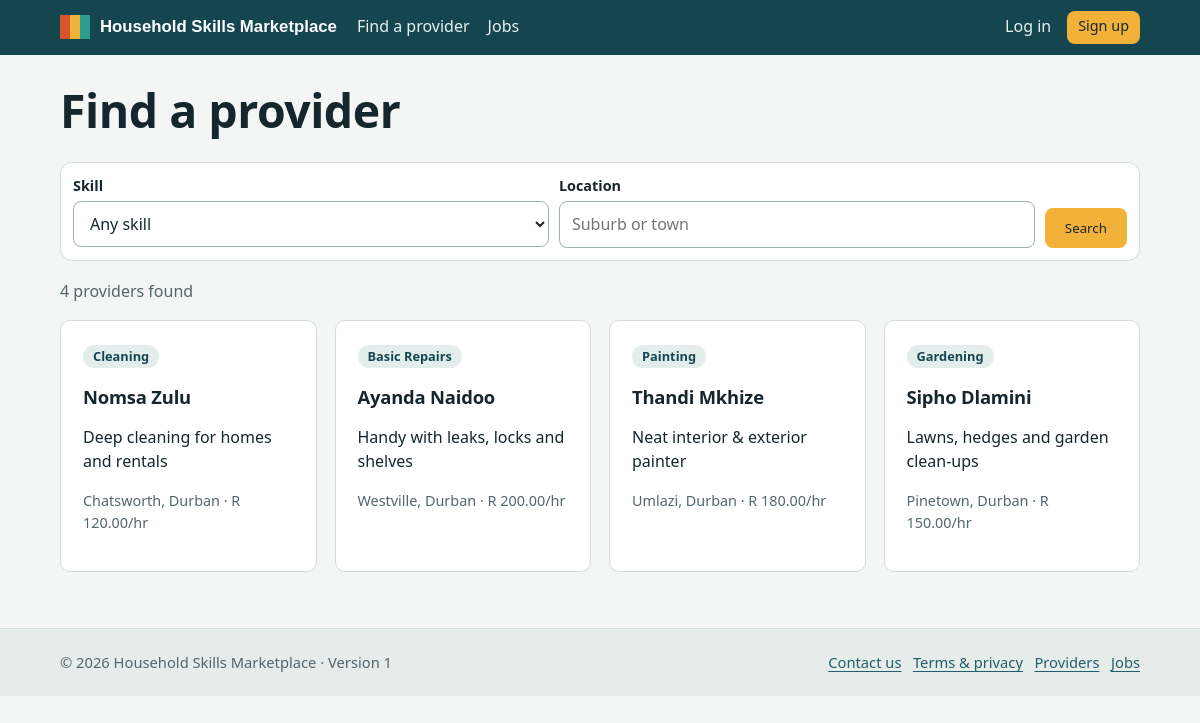
Screenshot of /providers with the database file from the repository.
### tables this page shows
CREATE TABLE profiles(
  user_id INTEGER PRIMARY KEY REFERENCES users(id) ON DELETE CASCADE,
  category TEXT NOT NULL, headline TEXT NOT NULL, bio TEXT NOT NULL,
  location TEXT NOT NULL, hourly_rate REAL, availability TEXT DEFAULT '',
  status TEXT NOT NULL DEFAULT 'pending' CHECK(status IN ('pending','approved','rejected','suspended')),
  mod_note TEXT DEFAULT '',
  created_at TEXT NOT NULL DEFAULT CURRENT_TIMESTAMP,
  updated_at TEXT NOT NULL DEFAULT CURRENT_TIMESTAMP
);

CREATE TABLE users(
  id INTEGER PRIMARY KEY AUTOINCREMENT,
  email TEXT NOT NULL UNIQUE COLLATE NOCASE,
  password_hash TEXT NOT NULL,
  full_name TEXT NOT NULL,
  phone TEXT DEFAULT '',
  role TEXT NOT NULL CHECK(role IN ('client','provider','admin')),
  is_verified INTEGER NOT NULL DEFAULT 0,
  is_active INTEGER NOT NULL DEFAULT 1,
  ua_hash TEXT,
  created_at TEXT NOT NULL DEFAULT CURRENT_TIMESTAMP,
  last_login TEXT
);

### app.py (the view)
    @app.route("/providers")
    def providers():
        cat, loc, term = request.args.get("category", ""), sec.clean(request.args.get("location"), 60), sec.clean(request.args.get("q"), 60)
        sql = ("SELECT u.id, u.full_name, p.* FROM profiles p JOIN users u ON u.id=p.user_id "
               "WHERE p.status='approved' AND u.is_active=1 AND u.is_verified=1")
        args = []
        esc = lambda s: s.replace("\\", "\\\\").replace("%", "\\%").replace("_", "\\_")
        if cat in CATEGORIES:
            sql += " AND p.category=?"; args.append(cat)
        if loc:
            sql += " AND p.location LIKE ? ESCAPE '\\'"; args.append(f"%{esc(loc)}%")
        if term:
            sql += " AND (p.headline LIKE ? ESCAPE '\\' OR p.bio LIKE ? ESCAPE '\\' OR u.full_name LIKE ? ESCAPE '\\')"; args += [f"%{esc(term)}%"] * 3
        rows, pg = paginate(sql + " ORDER BY p.updated_at DESC", args, pnum())
        return render_template("providers.html", rows=rows, pg=pg, cat=cat, loc=loc, term=term)

### db.py (called while the page is built)
def get_db():
    if "db" not in g:
        g.db = sqlite3.connect(current_app.config["DATABASE"], timeout=15)
        g.db.row_factory = sqlite3.Row
        g.db.execute("PRAGMA foreign_keys=ON")
    return g.db

def q(sql, args=(), one=False):
    rows = get_db().execute(sql, args).fetchall()
    if one:
        return rows[0] if rows else None
    return rows

### security.py (called while the page is built)
def rules_json():
    return json.dumps({"min": MIN_LEN, "common": COMMON, "rules": RULES})

def clean(s, maxlen=255):
    s = "" if s is None else str(s)
    s = re.sub(r"[\x00-\x08\x0b\x0c\x0e-\x1f]", "", s).strip()
    return s[:maxlen]

### templates/providers.html
{% extends "base.html" %}{% import '_m.html' as m with context %}{% block title %}Find a provider{% endblock %}
{% block content %}<h1>Find a provider</h1>
<form class="searchbar" method="get" role="search">
<div><label class="small" for="category">Skill</label><select id="category" name="category"><option value="">Any skill</option>{% for c in categories %}<option {{ 'selected' if c==cat }}>{{ c }}</option>{% endfor %}</select></div>
<div><label class="small" for="location">Location</label><input id="location" name="location" value="{{ loc }}" maxlength="60" placeholder="Suburb or town"></div>
<button class="btn chip" type="submit">Search</button></form>
<p class="muted mt">{{ pg.total }} provider{{ '' if pg.total==1 else 's' }} found{% if cat or loc or term %} &middot; <a href="{{ url_for('providers') }}">clear filters</a>{% endif %}</p>
<div class="grid g3">{% for r in rows %}<a class="card plain" href="{{ url_for('provider_detail', uid=r.id) }}">
<span class="pill">{{ r.category }}</span><h3 class="mt">{{ r.full_name }}</h3><p>{{ r.headline }}</p>
<p class="muted small">{{ r.location }}{% if r.hourly_rate %} &middot; {{ r.hourly_rate|money }}/hr{% endif %}</p></a>
{% else %}<div class="card empty span-all">No providers match yet. Try another skill or a wider location, or <a href="{{ url_for('jobs') }}">browse jobs</a>.</div>{% endfor %}</div>
{{ m.pager(pg, 'providers', category=cat, location=loc, q=term) }}{% endblock %}

### templates/base.html (shortened to what this page needs)
<!doctype html>
<html lang="en">
<head>
<link rel="stylesheet" href="{{ url_for('static', filename='css/style.css') }}">
</head>
<body>
<header class="top"><div class="wrap">
 <a class="brand" href="{{ url_for('index') }}"><span class="chips" aria-hidden="true"><i></i><i></i><i></i></span>Household Skills Marketplace</a>
 <nav class="main" aria-label="Main">
  <a href="{{ url_for('providers') }}">Find a provider</a>
  <a href="{{ url_for('jobs') }}">Jobs</a>
 </nav>
 <div class="right">
  {% if me %}<a href="{{ url_for('account') }}">{{ me.full_name.split()[0] }}</a>
   <form method="post" action="{{ url_for('logout') }}"><input type="hidden" name="csrf_token" value="{{ csrf_token() }}"><button class="linkbtn" type="submit">Log out</button></form>
  {% else %}<a href="{{ url_for('login') }}">Log in</a><a class="btn chip sm" href="{{ url_for('register') }}">Sign up</a>{% endif %}
 </div>
</div></header>
<main id="main"><div class="wrap">
 {% block content %}{% endblock %}
</div></main>
<footer><div class="wrap"><span>&copy; {{ today[:4] }} Household Skills Marketplace &middot; Version 1</span>
 <span><a href="{{ url_for('contact') }}">Contact us</a> &nbsp; <a href="{{ url_for('terms') }}">Terms &amp; privacy</a> &nbsp; <a href="{{ url_for('providers') }}">Providers</a> &nbsp; <a href="{{ url_for('jobs') }}">Jobs</a></span></div></footer>
</body></html>

### static/css/style.css (style rules this page uses)
:root { --ink:#16262d;--teal:#1f5f6b;--teal-d:#154650;--chip:#f2b23a;--bg:#f3f6f5;--card:#fff;--line:#d3dcd9;--muted:#52666d;--err:#a8332a;--ok:#25744a;--r:10px; --c0:#d9532b;--c1:#2a9d8f;--c2:#5f8f43;--c3:#e0a526;--c4:#3a7ca5;--c5:#8b5cc6;--c6:#8d6a4a;--c7:#c8405a;--c8:#4f6d7a }
* { box-sizing:border-box }
html { scroll-behavior:smooth }
body { margin:0;font:16px/1.55 "Segoe UI",system-ui,-apple-system,Roboto,Helvetica,Arial,sans-serif;color:var(--ink);background:var(--bg) }
h1,h2,h3 { font-family:"Trebuchet MS","Segoe UI",system-ui,sans-serif;line-height:1.2;letter-spacing:-.01em;margin:0 0 .5em }
h1 { font-size:clamp(1.9rem,4vw,2.9rem) }
h3 { font-size:1.15rem }
a { color:var(--teal);text-underline-offset:3px }
.wrap { max-width:1120px;margin:0 auto;padding:0 20px }
header.top { background:var(--teal-d);color:#fff;position:sticky;top:0;z-index:5 }
header.top .wrap { display:flex;align-items:center;gap:18px;flex-wrap:wrap;padding-top:10px;padding-bottom:10px }
.brand { display:flex;align-items:center;gap:10px;color:#fff;text-decoration:none;font:700 1.05rem "Trebuchet MS",sans-serif }
.chips { display:flex }
.chips i { width:10px;height:24px;display:block }
.chips i:nth-child(1) { background:var(--c0) }
.chips i:nth-child(2) { background:var(--chip) }
.chips i:nth-child(3) { background:var(--c1) }
nav.main { display:flex;gap:4px 14px;flex-wrap:wrap;flex:1 }
nav.main a,.right a,.linkbtn { color:#e6f0ee;text-decoration:none;padding:4px 2px;border-bottom:2px solid transparent;background:none;border-top:0;border-left:0;border-right:0;font:inherit;cursor:pointer }
.right { display:flex;gap:14px;align-items:center }
main { padding:28px 0 56px;min-height:60vh }
footer { background:#e5ecea;border-top:1px solid var(--line);padding:22px 0;font-size:.92rem;color:var(--muted) }
footer .wrap { display:flex;gap:18px;flex-wrap:wrap;justify-content:space-between }
.card { background:var(--card);border:1px solid var(--line);border-radius:var(--r);padding:22px }
.grid { display:grid;gap:18px }
.g3 { grid-template-columns:repeat(auto-fit,minmax(250px,1fr)) }
.muted { color:var(--muted) }
.small { font-size:.9rem }
.mt { margin-top:18px }
.btn { display:inline-block;background:var(--teal);color:#fff;border:2px solid var(--teal);border-radius:8px;padding:9px 18px;font:600 1rem inherit;font-family:inherit;text-decoration:none;cursor:pointer }
.btn.chip { background:var(--chip);border-color:var(--chip);color:var(--ink) }
.btn.sm { padding:4px 11px;font-size:.9rem }
label { display:block;font-weight:600;margin:0 0 4px }
input,select,textarea { width:100%;padding:10px 12px;border:1.5px solid #9fb0ab;border-radius:8px;font:inherit;background:#fff;color:var(--ink) }
.searchbar { display:grid;grid-template-columns:1fr 1fr auto;gap:10px;margin-top:18px;background:#fff;padding:12px;border:1px solid var(--line);border-radius:12px }
.pill { display:inline-block;font-size:.8rem;font-weight:700;padding:2px 10px;border-radius:20px;background:#e3eeec;color:var(--teal-d) }
.plain { text-decoration:none;color:inherit }
.searchbar .btn { align-self:end }

### rows the page displays
profiles: category "Cleaning", full_name "Nomsa Zulu", headline "Deep cleaning for homes and rentals", location "Chatsworth, Durban", hourly_rate "R 120.00"
profiles: category "Basic Repairs", full_name "Ayanda Naidoo", headline "Handy with leaks, locks and shelves", location "Westville, Durban", hourly_rate "R 200.00"
profiles: category "Painting", full_name "Thandi Mkhize", headline "Neat interior & exterior painter", location "Umlazi, Durban", hourly_rate "R 180.00"
profiles: category "Gardening", full_name "Sipho Dlamini", headline "Lawns, hedges and garden clean-ups", location "Pinetown, Durban", hourly_rate "R 150.00"

### other values shown
{{ pg.total }} "4"
{{ '' if pg.total==1 else 's' }} "s"
